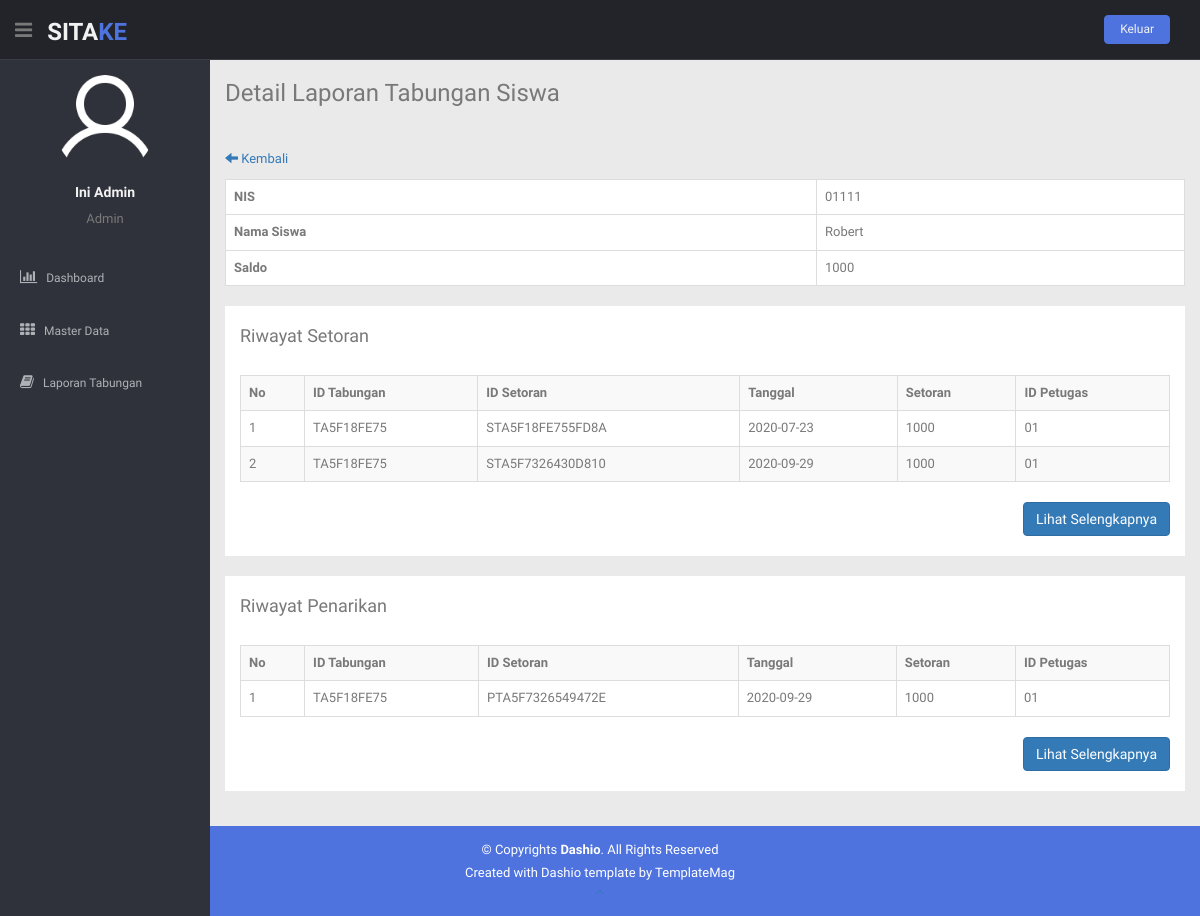
The page /paneladmin/detail-laporan.php?id_tabungan=TA5F18FE75 (signed in) on the database its author committed.
### tables this page shows
CREATE TABLE `tabungan` (
  `id_tabungan` char(10) NOT NULL,
  `nis` char(15) NOT NULL,
  `saldo` varchar(100) NOT NULL
);

CREATE TABLE `siswa` (
  `nis` char(15) NOT NULL,
  `foto_siswa` varchar(200) NOT NULL,
  `nama_siswa` varchar(50) NOT NULL,
  `alamat_siswa` text NOT NULL,
  `jk_siswa` varchar(20) NOT NULL,
  `telepon_siswa` varchar(15) NOT NULL,
  `user_siswa` varchar(20) NOT NULL,
  `pass` varchar(50) NOT NULL,
  `level` varchar(10) NOT NULL
);

CREATE TABLE `setoran` (
  `id_setoran` char(30) NOT NULL,
  `id_tabungan` char(10) NOT NULL,
  `tanggal` date NOT NULL,
  `setoran` varchar(100) NOT NULL,
  `id_petugas` char(5) NOT NULL
);

CREATE TABLE `penarikan` (
  `id_penarikan` char(30) NOT NULL,
  `id_tabungan` char(10) NOT NULL,
  `tanggal` date NOT NULL,
  `penarikan` varchar(100) NOT NULL,
  `id_petugas` char(5) NOT NULL
);

### paneladmin/detail-laporan.php (the view, shortened to what this page needs)
<?php
include("includers/header.php");
include("includers/navbar.php");
include ("../koneksi/koneksi.php");
?>
<section id="main-content">
	<section class="wrapper site-min-height">
		<h3>Detail Laporan Tabungan Siswa</h3>
		<div class="row mt">
			<div class="col-lg-12">
				<br>
				<p style='margin-bottom:10px;'><a href='laporan.php'><i class='glyphicon glyphicon-arrow-left'></i> Kembali</a></p>
				<table class="table table-bordered" style="background-color: #fff">
					<?php
					$idtab = $_GET['id_tabungan'];
					$sql = "SELECT A.nis, A.saldo, B.nama_siswa FROM tabungan AS A INNER JOIN siswa AS B ON (A.nis = B.nis) WHERE A.id_tabungan = '$idtab'";
					$query = mysqli_query($koneksi, $sql);
					if(mysqli_num_rows($query) == 0){
						echo '<tr><td colspan="2"><center>Tidak ada data!</center></td></tr>';
					}else{
						while ($data = mysqli_fetch_assoc($query)) {
							echo "<tr>";
							echo "<td><b>NIS</b></td>";
							echo "<td>".$data['nis']."</td>";
							echo "</tr>";
							echo "<tr>";
							echo "<td><b>Nama Siswa</b></td>";
							echo "<td>".$data['nama_siswa']."</td>";
							echo "</tr>";
							echo "<tr>";
							echo "<td><b>Saldo</b></td>";
							echo "<td>".$data['saldo']."</td>";
							echo "</tr>";
						}
					}
					?>
				</table>
				<div class="container-fluid" style="background-color: #fff; padding-top: 10px; margin-bottom: 20px; padding-bottom: 10px;">
					<h4>Riwayat Setoran</h4><br>
					<div class="table-responsive">
						<table class="table table-bordered table-hover table-striped">
							<tr>
								<th>No</th>
								<th>ID Tabungan</th>
								<th>ID Setoran</th>
								<th>Tanggal</th>
								<th>Setoran</th>
								<th>ID Petugas</th>
							</tr>
							<?php
							$mulai = 0;
							$tujuan = 5;
							if(isset($_GET['halaman'])) {
								$hal = $_GET['halaman'];
								$mulai = ($hal*$tujuan)-$tujuan;
							} else {
								$mulai = 0;
							}
							$idtab = $_GET['id_tabungan'];
							$sql = "SELECT * FROM setoran WHERE id_tabungan = '$idtab' limit $mulai,$tujuan";
							$query = mysqli_query($koneksi, $sql);
							if(mysqli_num_rows($query) == 0){
								echo '<tr><td colspan="6"><center>Tidak ada data!</center></td></tr>';
							}else{
								$no = 1+$mulai;
								while ($data = mysqli_fetch_assoc($query)) {
									echo "<tr>";
									echo "<td>$no</td>";
									echo "<td>".$data['id_tabungan']."</td>";
									echo "<td>".$data['id_setoran']."</td>";
									echo "<td>".$data['tanggal']."</td>";
									echo "<td>".$data['setoran']."</td>";
									echo "<td>".$data['id_petugas']."</td>";
									echo "</tr>";
									$no++;
								}
							}
							?>
						</table>
					</div>
					<div style="text-align: right;">
						<?php
						$idtab = $_GET['id_tabungan'];
						echo '<a class="btn btn-primary btn-tambah"  href="detail_setoran_siswa.php?id_tabungan='.$idtab.'">Lihat Selengkapnya</a>';
						?>
					</div>
				</div>
				<div class="container-fluid" style="background-color: #fff; padding-top: 10px; margin-bottom: 20px; padding-bottom: 10px;">
					<h4>Riwayat Penarikan</h4><br>
					<div class="table-responsive">
						<table class="table table-bordered table-hover table-striped">
							<tr>
								<th>No</th>
								<th>ID Tabungan</th>
								<th>ID Setoran</th>
								<th>Tanggal</th>
								<th>Setoran</th>
								<th>ID Petugas</th>
							</tr>
							<?php
							$mulai = 0;
							$tujuan = 5;
							if(isset($_GET['halaman'])) {
								$hal = $_GET['halaman'];
								$mulai = ($hal*$tujuan)-$tujuan;
							} else {
								$mulai = 0;
							}
							$idtab = $_GET['id_tabungan'];
							$sql = "SELECT * FROM penarikan WHERE id_tabungan = '$idtab' limit $mulai,$tujuan";
							$query = mysqli_query($koneksi, $sql);
							if(mysqli_num_rows($query) == 0){
								echo '<tr><td colspan="6"><center>Tidak ada data!</center></td></tr>';
							}else{
								$no = 1+$mulai;
								while ($data = mysqli_fetch_assoc($query)) {
									echo "<tr>";
									echo "<td>$no</td>";
									echo "<td>".$data['id_tabungan']."</td>";
									echo "<td>".$data['id_penarikan']."</td>";
									echo "<td>".$data['tanggal']."</td>";
									echo "<td>".$data['penarikan']."</td>";
									echo "<td>".$data['id_petugas']."</td>";
									echo "</tr>";
									$no++;
								}
							}
							?>
						</table>
					</div>
					<div style="text-align: right;">
						<?php
						$idtab = $_GET['id_tabungan'];
						echo '<a class="btn btn-primary btn-tambah"  href="detail_penarikan_siswa.php?id_tabungan='.$idtab.'">Lihat Selengkapnya</a>';
						?>
					</div>
				</div>
			</div>
		</div>
	</section>
</section>
<?php
include("includers/footer.php");
?>

### paneladmin/includers/navbar.php (shortened to what this page needs)
<header class="header black-bg">
  <div class="sidebar-toggle-box">
    <div class="fa fa-bars tooltips" data-placement="right" data-original-title="Toggle Navigation"></div>
  </div>
  <a href="index.php" class="logo"><b>SITA<span>KE</span></b></a>
  <div class="top-menu">
    <ul class="nav pull-right top-menu">
      <li><button class="logout" type="submit" onClick='return confirmSubmit()'>Keluar</button></li>
    </ul>
  </div>
</header>
<aside>
  <div id="sidebar" class="nav-collapse ">
    <ul class="sidebar-menu" id="nav-accordion">
      <p class="centered"><a href="profile.html"><img src="img/user.png" class="img-circle" width="100px" height="100px" ></a></p>
      <?php
      include '../koneksi/koneksi.php';
      $idadmin = $_SESSION['idadmin'];
      $data = mysqli_query($koneksi,"SELECT * FROM admin where id_admin='$idadmin'");
      $query = mysqli_fetch_array($data);
      echo "<h5 class='centered'>".$query['nama_admin']."</h5>";
      echo "<p class='centered'>".$query['level']."</p>";
      ?>
      <li class="mt">
        <a href="index.php">
          <i class="fa fa-bar-chart-o"></i>
          <span>Dashboard</span>
        </a>
      </li>
      <li class="sub-menu">
        <a href="javascript:;">
          <i class="fa fa-th"></i>
          <span>Master Data</span>
        </a>
      </li>
      <li>
        <a href="laporan.php">
          <i class="fa fa-book"></i>
          <span>Laporan Tabungan</span>
        </a>
      </li>
    </ul>
  </div>
</aside>

### paneladmin/css/style.css (style rules this page uses)
body { color: #797979; background: #eaeaea; font-family: 'Ruda', sans-serif; padding: 0px !important; margin: 0px !important; font-size:13px; }
ul li { list-style: none; }
a, a:hover, a:focus { text-decoration: none; outline: none; }
.centered { text-align: center; }
.mt { margin-top: 25px; }
ul.top-menu > li > .logout { color: #f2f2f2; font-size: 12px; border-radius: 4px; -webkit-border-radius: 4px; border: 1px solid #4e73df !important; padding: 5px 15px; margin-right: 15px; background: #4e73df; margin-top: 15px; }
#sidebar { width: 210px; height: 100%; position: fixed; background: #2f323a; }
#sidebar h5 { color: #f2f2f2; font-weight: 700; }
#sidebar ul li { position: relative; }
ul.sidebar-menu , ul.sidebar-menu li ul.sub { margin: -2px 0 0; padding: 0; }
ul.sidebar-menu { margin-top: 75px; }
ul.sidebar-menu li { margin-bottom: 5px; margin-left:10px; margin-right:10px; }
ul.sidebar-menu li.sub-menu { line-height: 15px; }
ul.sidebar-menu li a span { display: inline-block; }
ul.sidebar-menu li a { color: #aeb2b7; text-decoration: none; display: block; padding: 15px 0 15px 10px; font-size: 12px; outline: none; -webkit-transition: all 0.3s ease; -moz-transition: all 0.3s ease; -o-transition: all 0.3s ease; -ms-transition: all 0.3s ease; transition: all 0.3s ease; }
ul.sidebar-menu li a i { font-size: 15px; padding-right: 6px; }
#main-content { margin-left: 210px; }
.header, .footer { min-height: 60px; padding: 0 15px; }
.header { position: fixed; left: 0; right: 0; z-index: 1002; }
.black-bg { background: #22242a; border-bottom: 1px solid #393d46; }
.wrapper { display: inline-block; margin-top: 60px; padding-left: 15px; padding-right: 15px; padding-bottom: 15px; padding-top: 0px; width: 100%; }
a.logo { font-size: 24px; color: #f2f2f2; float: left; margin-top: 15px; text-transform: uppercase; }
a.logo b { font-weight: 900; }
a.logo span { color: #4e73df; }
#top_menu .nav > li, ul.top-menu > li { float: left; }
.sidebar-toggle-box { float: left; padding-right: 15px; margin-top: 20px; }
.sidebar-toggle-box .fa-bars { cursor: pointer; display: inline-block; font-size: 20px; }
.site-min-height { min-height: 550px; }
.btn-tambah { margin-bottom: 10px; }

### rows shown on the page
tabungan: nis "01111", nis.nama_siswa "Robert", saldo "1000"
setoran: id_tabungan "TA5F18FE75", id_setoran "STA5F18FE755FD8A", tanggal "2020-07-23", setoran "1000", id_petugas "01"
setoran: id_tabungan "TA5F18FE75", id_setoran "STA5F7326430D810", tanggal "2020-09-29", setoran "1000", id_petugas "01"
penarikan: id_tabungan "TA5F18FE75", id_penarikan "PTA5F7326549472E", tanggal "2020-09-29", penarikan "1000", id_petugas "01"

### other values the page prints
$query['nama_admin'] "Ini Admin"
$query['level'] "Admin"
